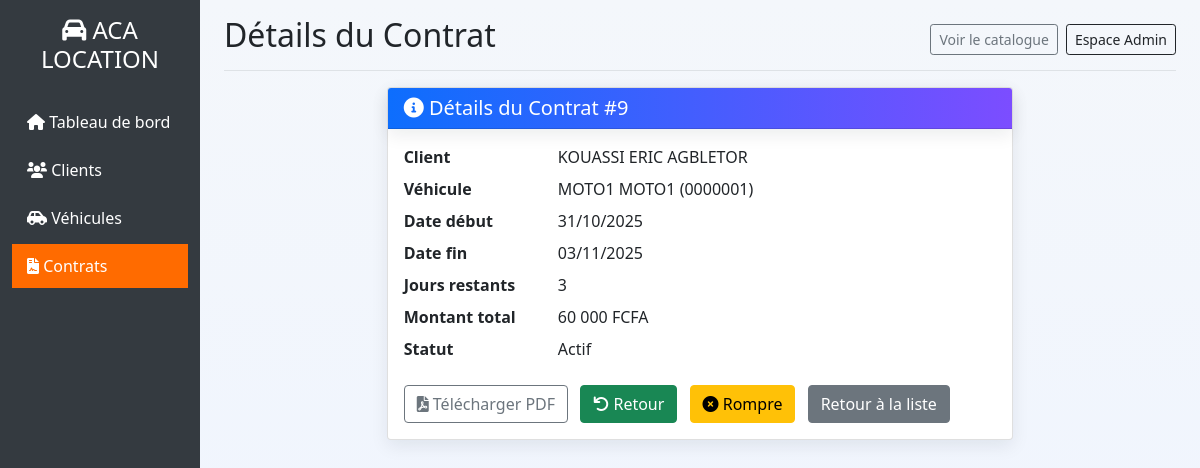
/contrats/9/, run on an earlier commit of the app's database.
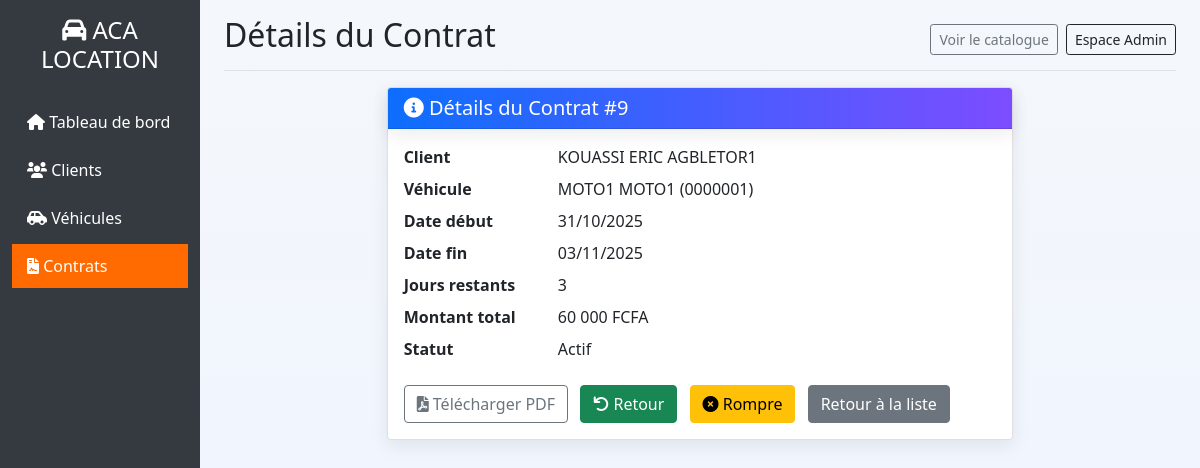
And on a later commit of the database.
### gestion/models.py (models this page shows, shortened)
class Contrat(models.Model):
    STATUT_CHOICES = [
        ('actif', 'Actif'),
        ('termine', 'Terminé'),
        ('en_retard', 'En retard'),
        ('rompu', 'Rompu'),
    ]
    MODE_PAIEMENT = [
        ('carte', 'Carte bancaire'),
        ('virement', 'Virement'),
        ('especes', 'Espèces'),
        ('cheque', 'Chèque'),
        ('mobile', 'Paiement mobile'),
    ]
    client = models.ForeignKey(Client, on_delete=models.CASCADE)
    vehicule = models.ForeignKey(Vehicule, on_delete=models.CASCADE)
    date_creation = models.DateTimeField(auto_now_add=True)
    date_debut = models.DateField()
    date_fin = models.DateField(blank=True, null=True)
    nb_jours = models.IntegerField(validators=[MinValueValidator(1)])
    montant_total = models.DecimalField(max_digits=10, decimal_places=2, blank=True, null=True)
    statut = models.CharField(max_length=20, choices=STATUT_CHOICES, default='actif')
    mode_paiement = models.CharField(max_length=20, choices=MODE_PAIEMENT, default='especes')
    details_paiement = models.JSONField(blank=True, null=True)
    class Meta:
        verbose_name = "Contrat"
        verbose_name_plural = "Contrats"

class Client(models.Model):
    nom = models.CharField(max_length=100)
    prenom = models.CharField(max_length=100)
    telephone = models.CharField(max_length=20)
    email = models.EmailField(blank=True, null=True)
    date_creation = models.DateTimeField(auto_now_add=True)
    def __str__(self):
        return f"{self.prenom} {self.nom}"
    class Meta:
        verbose_name = "Client"
        verbose_name_plural = "Clients"

class Vehicule(models.Model):
    TYPE_VEHICULE = [
        ('voiture', 'Voiture'),
        ('moto', 'Moto'),
    ]
    type_vehicule = models.CharField(max_length=20, choices=TYPE_VEHICULE)
    marque = models.CharField(max_length=100)
    modele = models.CharField(max_length=100)
    annee = models.IntegerField()
    immatriculation = models.CharField(max_length=20, unique=True)
    prix_journalier = models.DecimalField(max_digits=10, decimal_places=2, validators=[MinValueValidator(0)])
    cylindree = models.IntegerField(blank=True, null=True)
    nombre_portes = models.IntegerField(blank=True, null=True)
    disponible = models.BooleanField(default=True)
    image = models.ImageField(upload_to='vehicules/', blank=True, null=True)
    date_ajout = models.DateTimeField(auto_now_add=True)
    def __str__(self):
        return f"{self.marque} {self.modele} ({self.immatriculation})"
    class Meta:
        verbose_name = "Véhicule"
        verbose_name_plural = "Véhicules"
        ordering = ['-date_ajout']
    class Meta:
        verbose_name = "Véhicule"
        verbose_name_plural = "Véhicules"

### gestion/views.py (the view)
# urls.py: path('contrats/<int:id>/', views.detail_contrat, name='detail_contrat'),
def detail_contrat(request, id):
    contrat = get_object_or_404(Contrat, id=id)
    jours_restants = None
    if contrat.date_fin:
        jours_restants = (contrat.date_fin - timezone.now().date()).days
    context = {
        'contrat': contrat,
        'jours_restants': jours_restants,
    }
    return render(request, 'gestion/contrats/detail.html', context)

### gestion/templatetags/currency.py (called while the page is built)
@register.filter(is_safe=True)
def format_fcfa(value):
    if value is None:
        return ''
    try:
        val = float(value)
    except Exception:
        try:
            val = float(str(value))
        except Exception:
            return ''
    if val.is_integer():
        formatted = f"{int(val):,}".replace(',', ' ')
        return f"{formatted} FCFA"
    else:
        formatted = f"{val:,.2f}".replace(',', ' ')
        return f"{formatted} FCFA"

### gestion/templates/gestion/contrats/detail.html
{% extends 'gestion/base.html' %}
{% load currency %}
{% block page_title %}Détails du Contrat{% endblock %}
{% block content %}
<div class="row justify-content-center">
    <div class="col-md-8">
        <div class="card">
            <div class="card-header bg-info text-white">
                <h5 class="mb-0"><i class="fas fa-info-circle"></i> Détails du Contrat #{{ contrat.id }}</h5>
            </div>
            <div class="card-body">
                <dl class="row">
                    <dt class="col-sm-3">Client</dt>
                    <dd class="col-sm-9">{{ contrat.client }}</dd>
                    <dt class="col-sm-3">Véhicule</dt>
                    <dd class="col-sm-9">{{ contrat.vehicule }}</dd>
                    <dt class="col-sm-3">Date début</dt>
                    <dd class="col-sm-9">{{ contrat.date_debut|date:"d/m/Y" }}</dd>
                    <dt class="col-sm-3">Date fin</dt>
                    <dd class="col-sm-9">{{ contrat.date_fin|date:"d/m/Y" }}</dd>
                    <dt class="col-sm-3">Jours restants</dt>
                    <dd class="col-sm-9">{% if jours_restants is not None %}{{ jours_restants }}{% else %}-{% endif %}</dd>
                    <dt class="col-sm-3">Montant total</dt>
                    <dd class="col-sm-9">{{ contrat.montant_total|format_fcfa }}</dd>
                    <dt class="col-sm-3">Statut</dt>
                    <dd class="col-sm-9">{{ contrat.get_statut_display }}</dd>
                </dl>
                <div class="mt-3">
                    <a href="{% url 'contrat_pdf' contrat.id %}" class="btn btn-outline-secondary me-2" target="_blank"><i class="fas fa-file-pdf"></i> Télécharger PDF</a>
                    {% if contrat.statut == 'actif' %}
                    <a href="{% url 'retour_contrat' contrat.id %}" class="btn btn-success me-2"><i class="fas fa-undo"></i> Retour</a>
                    <a href="{% url 'rupture_contrat' contrat.id %}" class="btn btn-warning me-2"><i class="fas fa-times-circle"></i> Rompre</a>
                    {% endif %}
                    <a href="{% url 'liste_contrats' %}" class="btn btn-secondary">Retour à la liste</a>
                </div>
            </div>
        </div>
    </div>
</div>
{% endblock %}

What changed in the data, as far as the page shows it:
changed through a linked row, Contrat "60 000 FCFA": client "KOUASSI ERIC AGBLETOR" → "KOUASSI ERIC AGBLETOR1"
